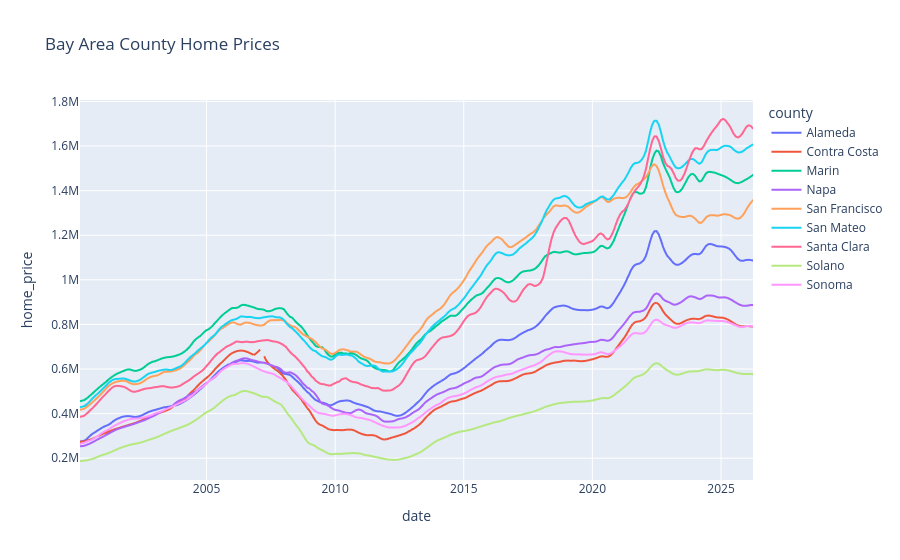

Source (notebook cell):
### Code cell
fig = px.line(
    home,
    x="date",
    y="home_price",
    color="county",
    title="Bay Area County Home Prices"
)
fig.show()

### Figure 1 — Plotly figure (JSON) as saved in the notebook; plotly's stock layout.template omitted (floating-point values rounded to 4 significant figures; data arrays with more than 128 entries replaced by an {"elided": "..."} marker saying what was removed)
{"data": [{"hovertemplate": "county=Alameda<br>date=%{x}<br>home_price=%{y}<extra></extra>", "legendgroup": "Alameda", "line": {"color": "#636efa", "dash": "solid"}, "marker": {"symbol": "circle"}, "mode": "lines", "name": "Alameda", "showlegend": true, "type": "scattergl", "x": {"elided": "315 str values"}, "xaxis": "x", "y": {"elided": "315 float values"}, "yaxis": "y"}, {"hovertemplate": "county=Contra Costa<br>date=%{x}<br>home_price=%{y}<extra></extra>", "legendgroup": "Contra Costa", "line": {"color": "#EF553B", "dash": "solid"}, "marker": {"symbol": "circle"}, "mode": "lines", "name": "Contra Costa", "showlegend": true, "type": "scattergl", "x": {"elided": "315 str values"}, "xaxis": "x", "y": {"elided": "315 float values"}, "yaxis": "y"}, {"hovertemplate": "county=Marin<br>date=%{x}<br>home_price=%{y}<extra></extra>", "legendgroup": "Marin", "line": {"color": "#00cc96", "dash": "solid"}, "marker": {"symbol": "circle"}, "mode": "lines", "name": "Marin", "showlegend": true, "type": "scattergl", "x": {"elided": "315 str values"}, "xaxis": "x", "y": {"elided": "315 float values"}, "yaxis": "y"}, {"hovertemplate": "county=Napa<br>date=%{x}<br>home_price=%{y}<extra></extra>", "legendgroup": "Napa", "line": {"color": "#ab63fa", "dash": "solid"}, "marker": {"symbol": "circle"}, "mode": "lines", "name": "Napa", "showlegend": true, "type": "scattergl", "x": {"elided": "315 str values"}, "xaxis": "x", "y": {"elided": "315 float values"}, "yaxis": "y"}, {"hovertemplate": "county=San Francisco<br>date=%{x}<br>home_price=%{y}<extra></extra>", "legendgroup": "San Francisco", "line": {"color": "#FFA15A", "dash": "solid"}, "marker": {"symbol": "circle"}, "mode": "lines", "name": "San Francisco", "showlegend": true, "type": "scattergl", "x": {"elided": "315 str values"}, "xaxis": "x", "y": {"elided": "315 float values"}, "yaxis": "y"}, {"hovertemplate": "county=San Mateo<br>date=%{x}<br>home_price=%{y}<extra></extra>", "legendgroup": "San Mateo", "line": {"color": "#19d3f3", "dash": "solid"}, "marker": {"symbol": "circle"}, "mode": "lines", "name": "San Mateo", "showlegend": true, "type": "scattergl", "x": {"elided": "315 str values"}, "xaxis": "x", "y": {"elided": "315 float values"}, "yaxis": "y"}, {"hovertemplate": "county=Santa Clara<br>date=%{x}<br>home_price=%{y}<extra></extra>", "legendgroup": "Santa Clara", "line": {"color": "#FF6692", "dash": "solid"}, "marker": {"symbol": "circle"}, "mode": "lines", "name": "Santa Clara", "showlegend": true, "type": "scattergl", "x": {"elided": "315 str values"}, "xaxis": "x", "y": {"elided": "315 float values"}, "yaxis": "y"}, {"hovertemplate": "county=Solano<br>date=%{x}<br>home_price=%{y}<extra></extra>", "legendgroup": "Solano", "line": {"color": "#B6E880", "dash": "solid"}, "marker": {"symbol": "circle"}, "mode": "lines", "name": "Solano", "showlegend": true, "type": "scattergl", "x": {"elided": "315 str values"}, "xaxis": "x", "y": {"elided": "315 float values"}, "yaxis": "y"}, {"hovertemplate": "county=Sonoma<br>date=%{x}<br>home_price=%{y}<extra></extra>", "legendgroup": "Sonoma", "line": {"color": "#FF97FF", "dash": "solid"}, "marker": {"symbol": "circle"}, "mode": "lines", "name": "Sonoma", "showlegend": true, "type": "scattergl", "x": {"elided": "315 str values"}, "xaxis": "x", "y": {"elided": "315 float values"}, "yaxis": "y"}], "layout": {"legend": {"title": {"text": "county"}, "tracegroupgap": 0}, "title": {"text": "Bay Area County Home Prices"}, "xaxis": {"anchor": "y", "domain": [0, 1], "title": {"text": "date"}}, "yaxis": {"anchor": "x", "domain": [0, 1], "title": {"text": "home_price"}}}}
